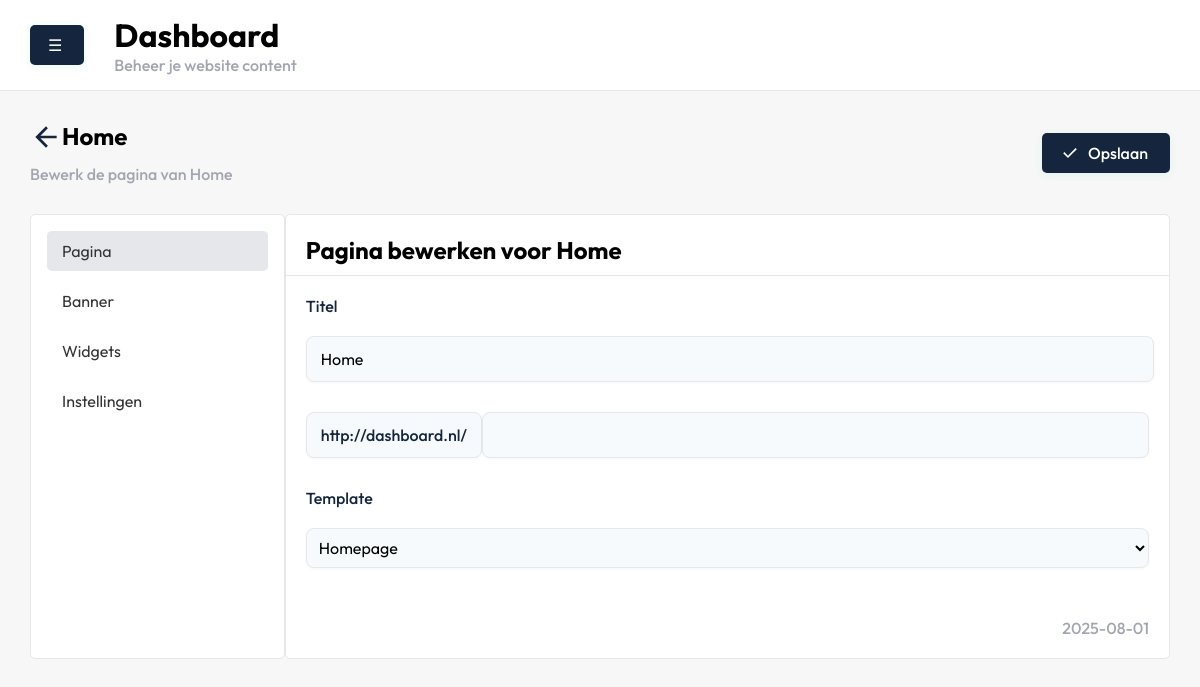
Screenshot of /dashboard/pages/edit.php?id=20 (signed in) with the database file from the repository.
### tables this page shows
CREATE TABLE IF NOT EXISTS `pages` (
  `id` int NOT NULL AUTO_INCREMENT,
  `template_id` int DEFAULT NULL,
  `url` varchar(100) NOT NULL,
  `status` tinyint(1) NOT NULL,
  `created_at` date NOT NULL,
  `pagecontent_id` int DEFAULT NULL,
  `isDeleted` tinyint(1) NOT NULL,
  PRIMARY KEY (`id`),
  KEY `template_id` (`template_id`),
  KEY `fk_pagecontent` (`pagecontent_id`)
);

CREATE TABLE IF NOT EXISTS `pagecontent` (
  `id` int NOT NULL AUTO_INCREMENT,
  `title` varchar(255) NOT NULL,
  `description` text,
  `meta_title` varchar(255) NOT NULL,
  `meta_description` text NOT NULL,
  PRIMARY KEY (`id`)
);

CREATE TABLE IF NOT EXISTS `options` (
  `id` int NOT NULL AUTO_INCREMENT,
  `key` varchar(255) NOT NULL,
  `value` varchar(255) NOT NULL,
  PRIMARY KEY (`id`)
);

CREATE TABLE IF NOT EXISTS `templates` (
  `id` int NOT NULL AUTO_INCREMENT,
  `filename` varchar(255) NOT NULL,
  `title` varchar(255) NOT NULL,
  PRIMARY KEY (`id`)
);

### controllers/pages/edit.php (called while the page is built, shortened)
<?php
require_once __DIR__ . '/../../config/config.php';
$id = isset($_GET['id']) ? (int) $_GET['id'] : 0;
$stmt = $conn->prepare("
    SELECT pages.*, pageContent.title AS title, pageContent.meta_title AS metatitle, pageContent.meta_description AS metadescription, pageContent.id AS content_id
    FROM pages
    INNER JOIN pageContent ON pages.pagecontent_id = pageContent.id
    WHERE pages.id = :id
");
$stmt->execute(['id' => $id]);
$page = $stmt->fetch(PDO::FETCH_ASSOC);
?>

### controllers/controller.php (called while the page is built, shortened)
<?php
require_once(__DIR__ . '/templates/syncTemplates.php');
require_once('pages/addPages.php');
require_once('pages/edit.php');
require_once('widgets/widgets.php');
require_once('templates/templates.php');
$templates = getAllTemplates($conn);
require_once('widgets/addWidgets.php');
require_once('options/options.php');
$dashboardUrl = rtrim(getOption($conn, 'dashboard_url'), '/') . '/';
?>

### controllers/options/options.php (called while the page is built, shortened)
<?php
function getOption($conn, $key) {
    $stmt = $conn->prepare("SELECT value FROM options WHERE `key` = ?");
    $stmt->execute([$key]);
    return $stmt->fetchColumn();
}
?>

### controllers/templates/templates.php (called while the page is built, shortened)
<?php
function getAllTemplates($conn) {
    $sql = "SELECT id, title, filename FROM templates";
    $stmt = $conn->query($sql);
    $templates = [];
    if ($stmt) {
        while ($row = $stmt->fetch(PDO::FETCH_ASSOC)) {
            $templates[] = $row;
        }
    }
    return $templates;
}
?>

### dashboard/pages/edit.php (the view, shortened to what this page needs)
<?php
require_once  '../../controllers/controller.php';
include('../includes/header.php');
?>
<form method="post" action="" onsubmit="isUpdated = false;">
    <section id="pages">
        <div class="container">
            <div class="justify-between">
                <div class="intro">
                    <h2 class="flex"><a href="./index.php"><svg xmlns="http://www.w3.org/2000/svg" height="32px"
                                viewBox="0 -960 960 960" width="32px" fill="#14253D">
                                <path d="m313-440 224 224-57 56-320-320 320-320 57 56-224 224h487v80H313Z" />
                            </svg></a><?= htmlspecialchars($page['title']) ?></h2>
                    <p>Bewerk de pagina van <?= htmlspecialchars($page['title']) ?></p>
                </div>
                <div class="align-center">
                    <button type="submit" name="save_page" class=" blue-btn">
                        <svg xmlns="http://www.w3.org/2000/svg" height="24px" viewBox="0 -960 960 960" width="24px"
                            fill="#292D32">
                            <path d="M382-240 154-468l57-57 171 171 367-367 57 57-424 424Z" />
                        </svg>
                        Opslaan
                    </button>
                </div>
            </div>
        </div>
    </section>
    <section id="pages_edit">
        <div class="container">
            <div class="flex">
                <div class="menu">
                    <ul>
                        <li><button type="button" class="active" data-section="page">Pagina</button></li>
                        <li><button type="button" data-section="banner">Banner</button></li>
                        <li><button type="button" data-section="settings">Widgets</button></li>
                        <li><button type="button" data-section="profiel">Instellingen</button></li>
                    </ul>
                </div>
                <div class="content">
                    <div class="content-section active" id="page">
                        <div class="header">
                            <h2>Pagina bewerken voor <?= htmlspecialchars($page['title']) ?></h2>
                        </div>
                        <div class="info">
                            <div class="form-group">
                                <div class="form-row">
                                    <label for="title">Titel</label><br>
                                    <input type="text" id="title" name="title"
                                        value="<?= htmlspecialchars($page['title']) ?>" required>
                                </div>
                                <div class="form-row-flex">
                                    <label for="url"><?= htmlspecialchars($dashboardUrl) ?></label>
                                    <input type="text" id="url" name="url" value="<?= htmlspecialchars($page['url']) ?>"
                                        <?= empty($page['url']) ? 'readonly' : 'required' ?>>
                                </div>
                                <div class="form-row">
                                    <label for="title">Template</label><br>
                                    <select id="slide-in-template" name="template_id" required
                                        style="width: 100%; padding: 8px; margin-bottom: 20px;">
                                        <?php foreach ($templates as $template): ?>
                                        <option value="<?= $template['id'] ?>"
                                            <?= ($template['id'] == $page['template_id']) ? 'selected' : '' ?>>
                                            <?= htmlspecialchars($template['title']) ?>
                                        </option>
                                        <?php endforeach; ?>
                                    </select>
                                </div>
                                <p class="created"><?= htmlspecialchars($page['created_at']) ?></p>
                            </div>
                        </div>
                    </div>
                </div>
            </div>
        </div>
    </section>
</form>
<?php include '../includes/footer.php'; ?>

### dashboard/css/style.css (style rules this page uses)
body { font-family: 'Outfit', sans-serif; background: #f7f7f7; margin: 0; padding: 0; }
.container { padding-left: 30px; padding-right: 30px; }
button { font-family: 'Outfit', sans-serif; }
h1, h2, h3, h4, h5, h6 { margin: 0; padding: 0; }
p { margin: 0; padding: 0; color: rgb(161 166 177); font-weight: 500; }
.blue-btn { background: #14253D; color: #fff; border: none; border-radius: 5px; padding: 10px 22px 10px 18px; font-size: 16px; font-weight: 500; display: inline-flex; align-items: center; gap: 8px; box-shadow: 0 2px 8px rgba(63,216,190,0.12); cursor: pointer; transition: background 0.2s; }
.blue-btn svg { width: 20px; height: 20px; fill: #fff; }
#pages, #widgets { width: 100%; }
#pages .intro, #widgets .intro { padding: 30px 0; }
#pages .intro h2, #pages .intro h2 { padding-bottom: 5px; }
#pages_edit .content-section { display: none; }
#pages_edit .content-section.active { display: block; }
#pages_edit .menu { width: 20%; background-color: white; border: 1px solid #e5e7eb; padding: 1rem; border-radius: 5px; }
#pages_edit .menu ul { list-style: none; padding: 0; margin: 0; }
#pages_edit .menu li { margin-bottom: 10px; }
#pages_edit .menu button { width: 100%; padding: 10px 15px; background: none; border: none; text-align: left; font-size: 16px; color: #333; border-radius: 5px; cursor: pointer; transition: background 0.2s, color 0.2s; }
#pages_edit .menu button.active { background-color: #e5e7eb; }
#pages_edit .content { width: 80%; background-color: white; border-radius: 5px; border: 1px solid #e5e7eb; }
#pages_edit .header { padding: 20px 20px 10px 20px; border-bottom: 1px solid #e5e7eb; }
#pages_edit .info { padding: 20px 20px 10px 20px; }
#pages_edit .content-section input[type="text"], #pages_edit .content-section select, #pages_edit .content-section select option { width: 97%; padding: 12px 14px; border: 1.5px solid #e5e7eb; border-radius: 8px; background: #f7fafc; font-size: 1em; font-family: 'Outfit', sans-serif; transition: border-color 0.2s, box-shadow 0.2s; box-shadow: 0 1px 3px rgba(44, 62, 80, 0.04); outline: none; }
#pages_edit .content-section label { font-weight: 500; color: #14253D; display: block; }
#pages_edit .content-section .form-row { margin-bottom: 30px; }
#pages_edit .content-section .form-row-flex { display: flex; align-items: center; margin-bottom: 30px; }
#pages_edit .content-section .form-row-flex label { flex: 0 0 120px; padding: 12px 14px; background: #f7fafc; border: 1.5px solid #e5e7eb; border-radius: 8px; font-size: 1em; font-family: 'Outfit', sans-serif; color: #14253D; font-weight: 500; box-shadow: 0 1px 3px rgba(44, 62, 80, 0.04); white-space: nowrap; }
#pages_edit .content-section .form-row input[type="text"], #pages_edit .content-section .form-row select { flex: 1; padding: 12px 14px; border: 1.5px solid #e5e7eb; border-radius: 8px; background: #f7fafc; font-size: 1em; font-family: 'Outfit', sans-serif; box-shadow: 0 1px 3px rgba(44, 62, 80, 0.04); outline: none; transition: border-color 0.2s, box-shadow 0.2s; }
#pages_edit .created { float: right; padding-bottom: 20px; }
.flex { display: flex; }
.justify-between { display: flex; justify-content: space-between; }
.align-center { display: flex; align-items: center; }

### rows the page displays
pages: pagecontent.title "Home", title "Home", template_id "Homepage", created_at "2025-08-01"
options: value "http://dashboard.nl/"
